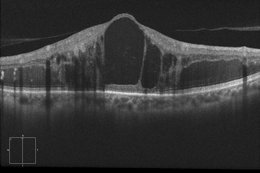
%> input picture NewDataSet/1 (copia).png, 260 x 173 px, shrunk from 1280 x 853 before the run
$ octave --eval "histeresis;"   (GNU Octave 9; MATLAB toolbox functions it lacks are replaced by stand-ins)
%> lines starting %> are read from the running program, lines starting %| are printed output that depends on the picture
### imHessian.m
function varargout = imHessian(I, sigma, varargin)


% [11 lines of commented-out code are left out]

%%%%%%%%%%%%%%%%%%%%%%%%%%%%%%%

% [10 lines of commented-out code are left out]

k = 3;
G1=fspecial('gauss',[3, 3], sigma);
%G1=fspecial('gauss',[round(k*sigma), round(k*sigma)], sigma);
[Gx,Gy] = gradient(G1);
[Gxx,Gxy] = gradient(Gx);
[Gyx,Gyy] = gradient(Gy);


Dxx = imfilter(I,Gxx,'conv');
Dxy = imfilter(I,Gxy,'conv');
Dyy = imfilter(I,Gyy,'conv');

varargout = {Dxx,Dxy, Dyy};


end

### imEigenValues.m
function [lambda1, lambda2] = imEigenValues(gxx, gxy, gyy, mask)

lambda1 = zeros(size(gxx));
lambda2 =  zeros(size(gxx));
n = numel(gxx);

for i = 1:n
     if mask(i) == 1
        ev = eig([gxx(i) gxy(i) ; gxy(i) gyy(i)]);
        if ev(1)< ev(2)
            lambda2(i) = ev(2);
            lambda1(i) = ev(1);
        else
            lambda2(i) = ev(1);
            lambda1(i) = ev(2);
        end
     end
end

end

### roundn.m
function [outputArg1] = roundn(x,n)

outputArg1 = round(x*10^n)./10^n;

end

### hist/histeresis.m
function [] = histeresis()

close all;clc;

inputDir = cd;

[filename, folderPath , filterindex] = uigetfile([inputDir '/*.*'],'Pick some images','MultiSelect', 'on');
%> the answer given: ../NewDataSet/1 (copia).png

if (iscell(filename))
    maxE = numel(filename);
else
    maxE = 1;
end

for i = 1:maxE
    if (iscell(filename))
        imagePath{i} = [folderPath ,filename{i}];
    else
        imagePath = [folderPath ,filename];
    end
end

%sigmaCV2 = 0.1:0.01:5;
sigmaCV1 = 0.7;
precisioncv1 = 3;
tcv1 = 0.259;

sigmaCV2 = 1.01;
precisioncv2 = 1;
tcv2 = 0.1;

% sigmaSI = 0.49;
% precisionsi = 4;
% tsi = -0.9257;


templateR =  imread(['/home/xenon/git_workspace/matlaccodes/NewDataSet/CroppedTemplates/' filename]);
%> templateR is the input picture: size 173x260x3 uint8; mean R, G, B 53.1, 53.1, 53.1
maskR = imread(['/home/xenon/git_workspace/matlaccodes/NewDataSet/maskCropped/' filename]);
imga = imread(['/home/xenon/git_workspace/matlaccodes/NewDataSet/Cropped/' filename]);

[rows columns nc] = size(imga);
%> rows = 173; columns = 260; nc = 3

if nc == 3
    imga = rgb2gray(imga);
end;

outputR =   imga;
outputDouble = im2double(outputR);
templateDouble = double(templateR);

[gxxr, gxyr, gyyr] = imHessian(outputDouble,sigmaCV1);
%> in imHessian, `Dxx = imfilter(I,Gxx,'conv');`:
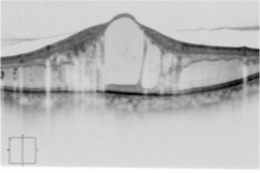
%> Dxx: size 173x260 double; min -0.899, max 0, mean -0.231; drawn with min black and max white
%> in imHessian, `Dxy = imfilter(I,Gxy,'conv');`:
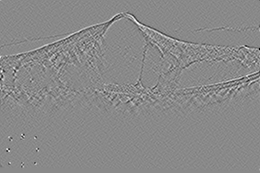
%> Dxy: size 173x260 double; min -0.0737, max 0.0634, mean -6.02e-08; drawn with min black and max white
%> in imHessian, `varargout = {Dxx,Dxy, Dyy};`: varargout = 3 items
[lambda1, lambda2] = imEigenValues(gxxr, gxyr, gyyr, maskR);
%> after the loop in imEigenValues, `for i = 1:n`:
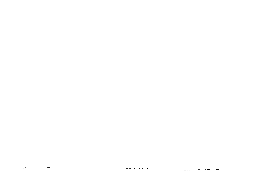
%> lambda1: size 173x260 double; min -0.0353, max 0, mean -1.49e-05; drawn with min black and max white
%> after the loop in imEigenValues, `for i = 1:n`: ev = [-0.0338; -0.0259]

generalRate = hypot(lambda1, lambda2);
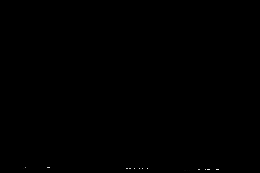
%> generalRate: size 173x260 double; min 0, max 0.0451, mean 1.8e-05; drawn with min black and max white

generalRater =  roundn(generalRate,precisioncv1);

result = zeros(size(generalRater));
result(abs(tcv1 - generalRater) <= eps(generalRater)) = 1;
%> result: size 173x260 double; every value is 0
%result = bwfill(result2,'holes',8);
%%%%%%%%%%%%%%%%%%%%%%%%%%%%%%%%%%%%%%%%%%%%%%%%%%%%%%%%%%%%%%


[gxxr2, gxyr2, gyyr2] = imHessian(outputDouble,sigmaCV2);
[lambda12, lambda22] = imEigenValues(gxxr2, gxyr2, gyyr2, maskR);
generalRate2 = hypot(lambda12, lambda22);

generalRated =  roundn(generalRate2,precisioncv2);

resultH = zeros(size(generalRated));
resultH(abs(tcv2 - generalRated) <= eps(generalRated)) = 1;

%%%%%%%%%%%%%%%%%%%%%%%%%%%%%%%%%%%%%%%%%%%%%%%%%%%%%%%%%%%%%%%%%%%


% [8 lines of commented-out code are left out]

%%%%%%%%%%%%%%%%%%%%%%%%%%%%%%%%%%%%%%%%%%%%%%%%%%%%%%%%%%%%%%%%%%%%

[L,num] = bwlabel(resultH,8);
%> num = 0

low = result;

disp('mmm')
disp(sum(low(:)));
%| 0


[m n] = size(result);
%> m = 173; n = 260
resultHisteresis = zeros(m,n);

for a = 1:m
    for b = 1:n
        if low(a,b) == 0 || resultHisteresis(a,b) == 1
            continue;
        else
            for i=1:num
                  aux = zeros(m,n);
                  aux(L == i) = 1;
                  aux = bwfill(aux,'holes',8);
                if low(a,b) == aux(a,b)
                    resultHisteresis = resultHisteresis + aux;
                end
            end
        end
    end
end


[l,m] = size(result);
%> l = 173; m = 260
resultExtend = result;
for a=1:l
    for b=1:m
        if result(a,b) == 1
            if a+3 < l
                aux = a+1;
                resultExtend(a:a+3,b) = 1;
            end
            if a-3 > 0
                aux = a-1;
                resultExtend(a-3:a,b) = 1;
            end
            if b-3 > 0
                aux = b-1;
                resultExtend(a,b-3:b) = 1;
            end
            if b + 3 < m
                aux = b+1;
                resultExtend(a,b:b+3) = 1;
            end
        end
    end
end

%%%%%%%%%%%%%%%%%%%%%%%%%%%%%%%%%%%%%%%%%%%%%%%%%%%%%%%%%%%%%%%%%%%%%%%

%plotconfusion(templateR,resultHisteresis);

outputRPA = outputR;
outputRPB = outputR;
outputRPC = outputR;


contour = imread(['/home/xenon/git_workspace/matlaccodes/NewDataSet/Contour/' filename]);

%> (the run ends here)

$ run again, on NewDataSet/11.png
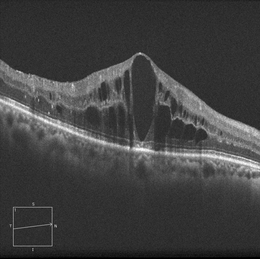
%> input picture NewDataSet/11.png, 260 x 259 px, shrunk from 771 x 768 before the run
%> in histeresis, templateR is the input picture: size 259x260x3 uint8; min 0, max 255, mean 64.3
%> in imHessian, `Dxx = imfilter(I,Gxx,'conv');`:
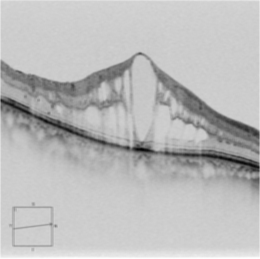
%> Dxx: size 259x260 double; min -1.06, max -0.00153, mean -0.28; drawn with min black and max white
%> in imHessian, `Dxy = imfilter(I,Gxy,'conv');`:
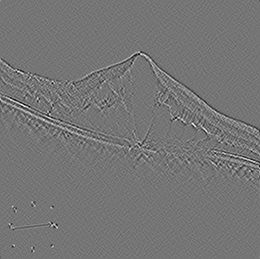
%> Dxy: size 259x260 double; min -0.0747, max 0.0872, mean 7.24e-08; drawn with min black and max white
%> varargout = 3 items
%> after the loop in imEigenValues, `for i = 1:n`: ev = [-0.00463; -0.0012]
%> result: size 259x260 double; every value is 0
%> num = 0
%| 0

$ run again, on NewDataSet/12.png
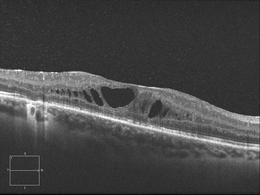
%> input picture NewDataSet/12.png, 260 x 195 px, shrunk from 1024 x 768 before the run
%> in histeresis, templateR is the input picture: size 195x260x3 uint8; min 5, max 255, mean 70
%> in imHessian, `Dxx = imfilter(I,Gxx,'conv');`:
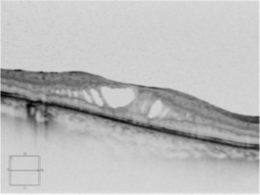
%> Dxx: size 195x260 double; min -1.08, max -0.0298, mean -0.305; drawn with min black and max white
%> in imHessian, `Dxy = imfilter(I,Gxy,'conv');`:
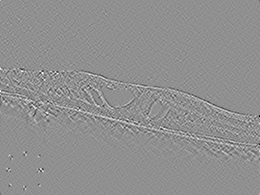
%> Dxy: size 195x260 double; min -0.0942, max 0.0726, mean 2.88e-07; drawn with min black and max white
%> varargout = 3 items
%> num = 0
%| 0
